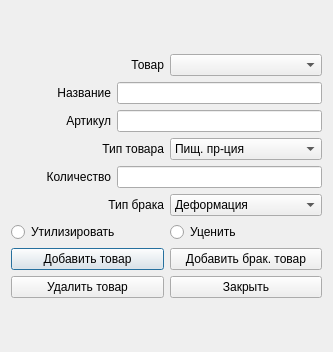
<?xml version="1.0" encoding="UTF-8"?>
<ui version="4.0">
 <class>Timirbaev_Dialog</class>
 <widget class="QDialog" name="Timirbaev_Dialog">
  <property name="geometry">
   <rect>
    <x>0</x>
    <y>0</y>
    <width>333</width>
    <height>352</height>
   </rect>
  </property>
  <property name="maximumSize">
   <size>
    <width>16777215</width>
    <height>16777215</height>
   </size>
  </property>
  <property name="windowTitle">
   <string>Dialog</string>
  </property>
  <layout class="QGridLayout" name="gridLayout">
   <item row="0" column="0">
    <layout class="QVBoxLayout" name="verticalLayout">
     <item>
      <layout class="QHBoxLayout" name="horizontalLayout">
       <item>
        <widget class="QLabel" name="label_7">
         <property name="text">
          <string>Товар</string>
         </property>
         <property name="alignment">
          <set>Qt::AlignmentFlag::AlignRight|Qt::AlignmentFlag::AlignTrailing|Qt::AlignmentFlag::AlignVCenter</set>
         </property>
        </widget>
       </item>
       <item>
        <widget class="QComboBox" name="comboBox"/>
       </item>
      </layout>
     </item>
     <item>
      <layout class="QHBoxLayout" name="horizontalLayout_2">
       <item>
        <widget class="QLabel" name="label">
         <property name="minimumSize">
          <size>
           <width>100</width>
           <height>0</height>
          </size>
         </property>
         <property name="text">
          <string>Название</string>
         </property>
         <property name="alignment">
          <set>Qt::AlignmentFlag::AlignRight|Qt::AlignmentFlag::AlignTrailing|Qt::AlignmentFlag::AlignVCenter</set>
         </property>
        </widget>
       </item>
       <item>
        <widget class="QLineEdit" name="lineEdit">
         <property name="minimumSize">
          <size>
           <width>150</width>
           <height>0</height>
          </size>
         </property>
         <property name="maximumSize">
          <size>
           <width>16777215</width>
           <height>16777215</height>
          </size>
         </property>
        </widget>
       </item>
      </layout>
     </item>
     <item>
      <layout class="QHBoxLayout" name="horizontalLayout_3">
       <item>
        <widget class="QLabel" name="label_2">
         <property name="minimumSize">
          <size>
           <width>100</width>
           <height>0</height>
          </size>
         </property>
         <property name="text">
          <string>Артикул</string>
         </property>
         <property name="alignment">
          <set>Qt::AlignmentFlag::AlignRight|Qt::AlignmentFlag::AlignTrailing|Qt::AlignmentFlag::AlignVCenter</set>
         </property>
        </widget>
       </item>
       <item>
        <widget class="QLineEdit" name="lineEdit_2"/>
       </item>
      </layout>
     </item>
     <item>
      <layout class="QHBoxLayout" name="horizontalLayout_4">
       <item>
        <widget class="QLabel" name="label_3">
         <property name="minimumSize">
          <size>
           <width>100</width>
           <height>0</height>
          </size>
         </property>
         <property name="text">
          <string>Тип товара</string>
         </property>
         <property name="alignment">
          <set>Qt::AlignmentFlag::AlignRight|Qt::AlignmentFlag::AlignTrailing|Qt::AlignmentFlag::AlignVCenter</set>
         </property>
        </widget>
       </item>
       <item>
        <widget class="QComboBox" name="comboBox_2">
         <item>
          <property name="text">
           <string>Пищ. пр-ция</string>
          </property>
         </item>
         <item>
          <property name="text">
           <string>Техника</string>
          </property>
         </item>
         <item>
          <property name="text">
           <string>Химия</string>
          </property>
         </item>
         <item>
          <property name="text">
           <string>Одежда</string>
          </property>
         </item>
         <item>
          <property name="text">
           <string>Другое</string>
          </property>
         </item>
        </widget>
       </item>
      </layout>
     </item>
     <item>
      <layout class="QHBoxLayout" name="horizontalLayout_5">
       <item>
        <widget class="QLabel" name="label_4">
         <property name="minimumSize">
          <size>
           <width>100</width>
           <height>0</height>
          </size>
         </property>
         <property name="text">
          <string>Количество</string>
         </property>
         <property name="alignment">
          <set>Qt::AlignmentFlag::AlignRight|Qt::AlignmentFlag::AlignTrailing|Qt::AlignmentFlag::AlignVCenter</set>
         </property>
        </widget>
       </item>
       <item>
        <widget class="QLineEdit" name="lineEdit_4"/>
       </item>
      </layout>
     </item>
     <item>
      <layout class="QHBoxLayout" name="horizontalLayout_6">
       <item>
        <widget class="QLabel" name="label_5">
         <property name="minimumSize">
          <size>
           <width>100</width>
           <height>0</height>
          </size>
         </property>
         <property name="text">
          <string>Тип брака</string>
         </property>
         <property name="alignment">
          <set>Qt::AlignmentFlag::AlignRight|Qt::AlignmentFlag::AlignTrailing|Qt::AlignmentFlag::AlignVCenter</set>
         </property>
        </widget>
       </item>
       <item>
        <widget class="QComboBox" name="comboBox_3">
         <item>
          <property name="text">
           <string>Деформация</string>
          </property>
         </item>
         <item>
          <property name="text">
           <string>Неисправность</string>
          </property>
         </item>
         <item>
          <property name="text">
           <string>Загрязнения</string>
          </property>
         </item>
         <item>
          <property name="text">
           <string>Другое</string>
          </property>
         </item>
        </widget>
       </item>
      </layout>
     </item>
     <item>
      <layout class="QHBoxLayout" name="horizontalLayout_7">
       <item>
        <widget class="QRadioButton" name="radioButton">
         <property name="text">
          <string>Утилизировать</string>
         </property>
        </widget>
       </item>
       <item>
        <widget class="QRadioButton" name="radioButton_2">
         <property name="text">
          <string>Уценить</string>
         </property>
        </widget>
       </item>
      </layout>
     </item>
     <item>
      <layout class="QHBoxLayout" name="horizontalLayout_8">
       <item>
        <widget class="QPushButton" name="pushButton">
         <property name="text">
          <string>Добавить товар</string>
         </property>
        </widget>
       </item>
       <item>
        <widget class="QPushButton" name="pushButton_2">
         <property name="text">
          <string>Добавить брак. товар</string>
         </property>
        </widget>
       </item>
      </layout>
     </item>
     <item>
      <layout class="QHBoxLayout" name="horizontalLayout_9">
       <item>
        <widget class="QPushButton" name="pushButton_3">
         <property name="text">
          <string>Удалить товар</string>
         </property>
        </widget>
       </item>
       <item>
        <widget class="QPushButton" name="pushButton_4">
         <property name="text">
          <string>Закрыть</string>
         </property>
        </widget>
       </item>
      </layout>
     </item>
    </layout>
   </item>
  </layout>
 </widget>
 <resources/>
 <connections/>
</ui>
